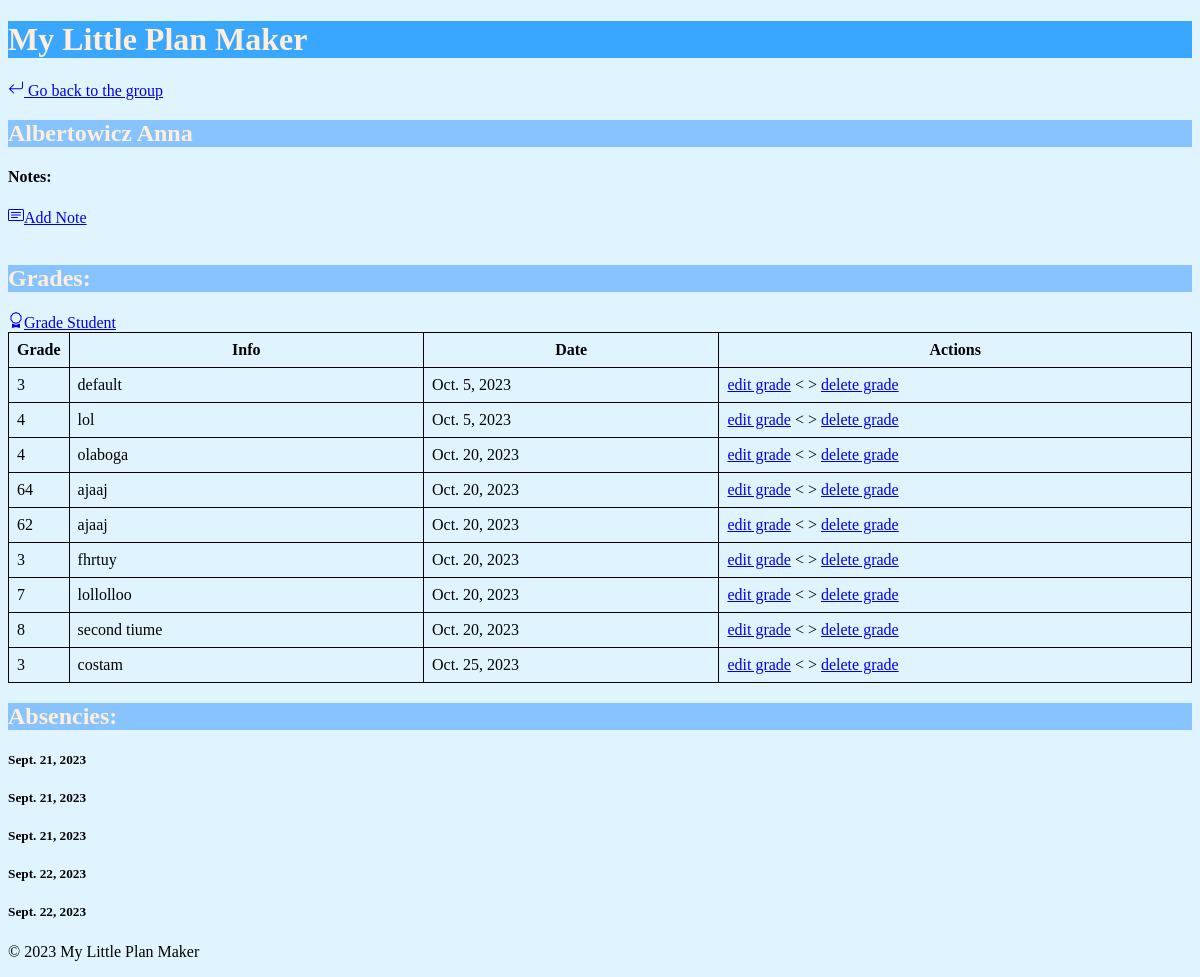
The app's page /groups/2A/1/, older data.
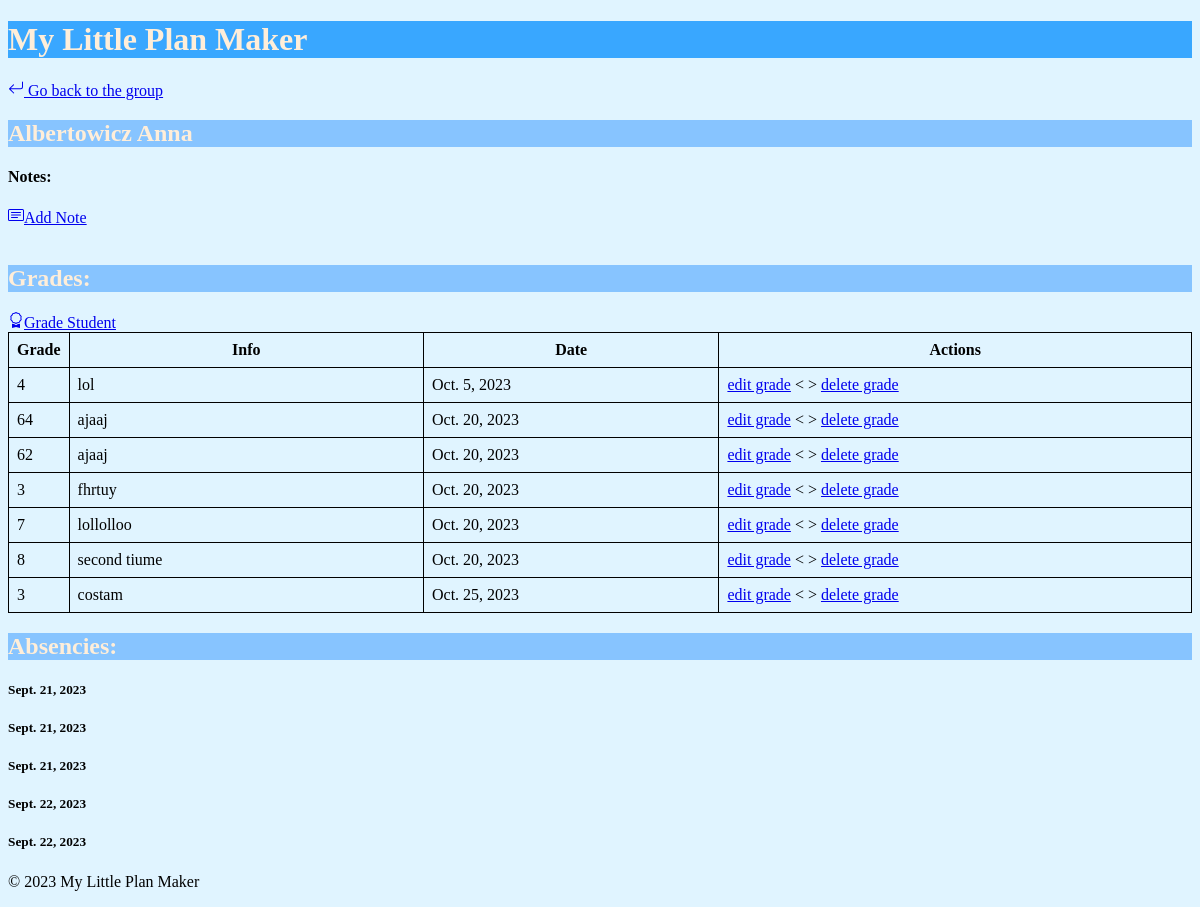
The same page, newer data.
### groups/models.py (models this page shows, shortened)
class Student(ms.Model):
    name = ms.CharField(max_length=20, help_text="The student's first name.")
    surname = ms.CharField(max_length=20, help_text="The student's last name.")
    group = ms.ForeignKey(Group, on_delete=ms.CASCADE, help_text="The group to which the student belongs.")
    def __str__(self):
        return f"{self.surname} {self.name}"

class SingleGrade(ms.Model):
    student = ms.ForeignKey(Student, on_delete=ms.CASCADE)
    grade = ms.PositiveSmallIntegerField()
    description = ms.CharField(max_length=100)
    date = ms.DateField(default=timezone.now)

class Lesson(ms.Model):
    date = ms.DateField(default=timezone.now)
    subject = ms.CharField(max_length=50, help_text="The subject of the lesson.")
    group = ms.ForeignKey(Group, on_delete=ms.CASCADE, help_text="The group that participated in the lesson.")
    students_present = ms.ManyToManyField(Student, blank=True, related_name='lessons_present')
    students_absent = ms.ManyToManyField(Student, blank=True, related_name='lessons_absent')

### groups/views.py (the view)
# urls.py: path('<str:lvl>/<int:pk>/', views.student_info, name='student_info'),
def student_info(request, lvl, pk):
    group = get_object_or_404(Group, level=lvl)
    student = get_object_or_404(Student, pk=pk)
    lessons_absent = student.lessons_absent.all()
    grades = SingleGrade.objects.filter(student=student).order_by('date')
    notes = PersonalNote.objects.filter(student=student).order_by('date')
    return render(request, 'groups/student_info.html', {'student':student, 'lessons_absent':lessons_absent, 'group':group, 'grades':grades, 'notes':notes})

### templates/groups/student_info.html (shortened to what this page needs)
{% extends 'groups/base.html' %}
{% block content %}
<a href="{% url 'group_lessons' lvl=student.group.level %}">
		{% include './icons/arrow-return-left.svg' %} Go back to the group</a>
<h2>{{student}}</h2>
<h4>Notes:</h4>
<a href="{% url 'edit_opinion' lvl=group.level pk=student.pk %}">
		    {% include './icons/card-text.svg' %}Add Note</a></h4>
<br>
<br>
<h2>Grades:</h2>
<a href="{% url 'single_grade' lvl=group.level pk=student.pk %}">
		    {% include './icons/award.svg' %}Grade Student</a>
<table>
<colgroup>
      <col style="width: 5%;">
      <col style="width: 30%;">
      <col style="width: 25%;">
      <col style="width: 40%;">
    </colgroup>
<tr>
<th>Grade</th>
<th>Info</th>
<th>Date</th>
<th>Actions</th>
</tr>
{% for grade in grades %}
<tr>
<td>{{grade.grade}}</td>
<td>{{grade.description}}</td>
<td>{{grade.date}}</td>
<td><a href="{% url 'edit_grade' lvl=group.level pk=student.pk pk2=grade.pk %}"> edit grade</a>
<     >
<a href="{% url 'delete_grade' lvl=group.level pk=student.pk pk2=grade.pk %}">delete grade</a></h5>
</td>
<tr>
{% endfor %}
</table>
<h2>Absencies:</h2>
{% for lesson in lessons_absent %}
<h5>{{lesson.date}}</h5>
{% endfor %}
{% endblock %}

### templates/groups/base.html (shortened to what this page needs)
{% load static %}
<!DOCTYPE html>
<html lang="en">
<head>
    <link rel="stylesheet" type="text/css" href="{% static 'css/styles.css' %}">
<integrity="sha384-1BmE4kWBq78iYhFldvKuhfTAU6auU8tT94WrHftjDbrCEXSU1oBoqyl2QvZ6jIW3">
</head>
<body>
    <header>
        <h1>My Little Plan Maker</h1>
    </header>
    <main>
	    {% block content %}
	    {% endblock %}
    </main>
    <footer>
        <p>&copy; 2023 My Little Plan Maker</p>
    </footer>
</body>
</html>

### static/css/styles.css (style rules this page uses)
html { background:#E0F4FF ; }
body { font-family: Purisa; }
h1 { color:#FFEED9 ; background-color:#39A7FF ; }
h2 { color:#FFEED9 ; background-color:#87C4FF ; }
table { border-collapse: collapse; width: 100%; }
th, td { border: 1px solid black; padding: 8px; }

Row changes from the older to the newer data that the page shows:
removed SingleGrade: grade "3", description "default", date "Oct. 5, 2023"
removed SingleGrade: grade "4", description "olaboga", date "Oct. 20, 2023"
